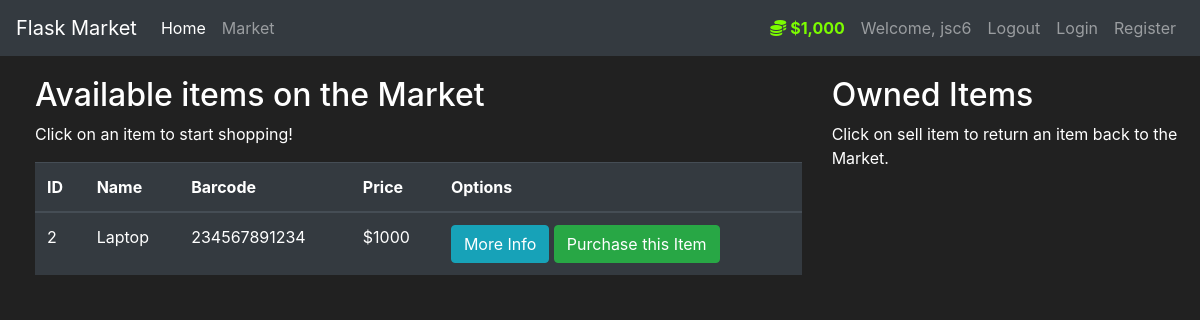
Before: /market (signed in) with the older database file.
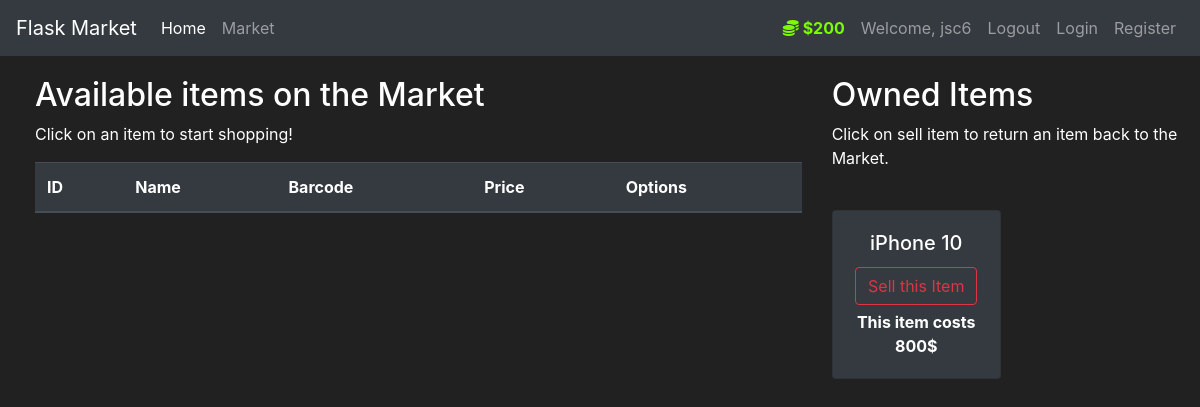
After: the same page with the newer database file.
### market/models.py (models this page shows, shortened)
class User(db.Model, UserMixin):
    id = db.Column(db.Integer(), primary_key=True)
    username = db.Column(db.String(length=30), nullable = False, unique= True)
    email_address = db.Column(db.String(length=50), nullable = False, unique= True)
    password_hash = db.Column(db.String(length=60), nullable = False)
    budget = db.Column(db.Integer(), nullable = False, default = 1000)
    items = db.relationship('Item', backref='owned_user', lazy=True)
    @property
    def prettier_budget(self):
        if len(str(self.budget)) >= 4:
            return f'${str(self.budget)[:-3]},{str(self.budget)[-3:]}'
        else:
            return f'${self.budget}'
    @property
    def password(self):
        return self.password

class Item(db.Model):
    id = db.Column(db.Integer(), primary_key=True)
    name = db.Column(db.String(length=30), nullable=False, unique=True)
    price = db.Column(db.Integer(), nullable=False)
    barcode = db.Column(db.String(length=12), nullable=False, unique=True)
    description = db.Column(db.String(length=1024), nullable=False, unique=True)
    owner = db.Column(db.Integer(), db.ForeignKey('user.id'))

### market/routes.py (the view, shortened to what this page needs)
@app.route('/market', methods=['GET', 'POST'])
@login_required
def market_page():
    purchase_form = PurchaseItemForm()
    selling_form = SellItemForm()
    if request.method == "GET":
        items = Item.query.filter_by(owner=None)
        owned_items = Item.query.filter_by(owner=current_user.id)
        return render_template('market.html', items=items, purchase_form=purchase_form, owned_items=owned_items, selling_form=selling_form)

### market/models.py (called while the page is built)
@login_manager.user_loader
def load_user(user_id):
    return User.query.get(int(user_id))

### market/templates/market.html (shortened to what this page needs)
{% extends 'base.html' %} // This line tells Flask to use the base.html file as
{% block content %}
<div class="row" style="margin-top: 20px; margin-left: 20px">
  <div class="col-8">
    <h2>Available items on the Market</h2>
    <p>Click on an item to start shopping!</p>
    <table class="table table-hover table-dark">
      <thead>
        <tr>
          <th scope="col">ID</th>
          <th scope="col">Name</th>
          <th scope="col">Barcode</th>
          <th scope="col">Price</th>
          <th scope="col">Options</th>
        </tr>
      </thead>
      <tbody>
        {% for item in items %} {% include 'includes/items_modals.html' %}
        <tr>
          <td>{{ item.id }}</td>
          <td>{{ item.name }}</td>
          <td>{{ item.barcode }}</td>
          <td>${{ item.price }}</td>
          <td>
            <button
              class="btn btn-outline btn-info"
              data-toggle="modal"
              data-target="#Modal-MoreInfo-{{ item.id }}"
            >
              More Info
            </button>
            <button
              class="btn btn-outline btn-success"
              data-toggle="modal"
              data-target="#Modal-PurchaseConfirm-{{ item.id }}"
            >
              Purchase this Item
            </button>
          </td>
        </tr>
        {% endfor %}
      </tbody>
    </table>
  </div>
  <div class="col-4">
    <h2>Owned Items</h2>
    <p>Click on sell item to return an item back to the Market.</p>
    <br />
    <div class="row">
      {% for owned_item in owned_items %}
      <div class="col-md-6">
        <div style="margin-bottom: 5px" class="card text-center bg-dark">
          <div class="card-body">
            <h5 class="card-title">{{ owned_item.name }}</h5>
            <button
              type="button"
              class="btn btn-outline-danger"
              style="margin-bottom: 5px"
              data-toggle="modal"
              data-target="#Modal-SellingConfirm-{{ owned_item.id }}"
            >
              Sell this Item
            </button>
            <p class="card-text">
              <strong> This item costs {{ owned_item.price }}$ </strong>
            </p>
          </div>
        </div>
      </div>
      {% endfor %}
    </div>
  </div>
</div>
{% endblock %}

### market/templates/base.html (shortened to what this page needs)
<!DOCTYPE html>
<html lang="en">
  <head>
    <link
      rel="stylesheet"
      href="https://cdn.jsdelivr.net/npm/bootstrap@4.5.3/dist/css/bootstrap.min.css"
    />
  </head>
  <body>
    <nav class="navbar navbar-expand-md navbar-dark bg-dark">
      <a class="navbar-brand" href="#">Flask Market</a>
      <div class="collapse navbar-collapse" id="navbarNav">
        <ul class="navbar-nav mr-auto">
          <li class="nav-item active">
            <a class="nav-link" href="{{ url_for('home_page') }}"
              >Home <span class="sr-only">(current)</span></a
            >
          </li>
          <li class="nav-item">
            <a class="nav-link" href="{{ url_for('market_page') }}">Market</a>
          </li>
        </ul>
        {% if current_user.is_authenticated %}
        <ul class="navbar-nav">
          <li class="nav-item">
            <a class="nav-link" style="color: lawngreen; font-weight: bold">
              <i class="fas fa-coins"></i>
              {{ current_user.prettier_budget }}
            </a>
          </li>
          <li class="nav-item">
            <a class="nav-link">Welcome, {{ current_user.username }}</a>
          </li>
          <li class="nav-item">
            <a class="nav-link" href="{{ url_for('logout_page') }}">Logout</a>
          </li>
        </ul>
        {% endif %}
        <ul class="navbar-nav">
          <li class="nav-item">
            <a class="nav-link" href="{{ url_for('login_page') }}">Login</a>
          </li>
          <li class="nav-item">
            <a class="nav-link" href="{{ url_for('register_page') }}"
              >Register</a
            >
          </li>
        </ul>
      </div>
    </nav>
    {% block content %} {% endblock %}
  </body>
</html>

### market/templates/base.html (style rules this page uses)
body { background-color: #212121; color: white; }

Changed rows visible on the page:
no longer on this page (row edited): Item: id "2", name "Laptop", barcode "234567891234", price "1000", shown under "Available items on the Market"
changed User "jsc6": prettier_budget "$1,000" → "$200"
now on this page (row edited): Item: name "iPhone 10", price "800", shown under "Owned Items"
